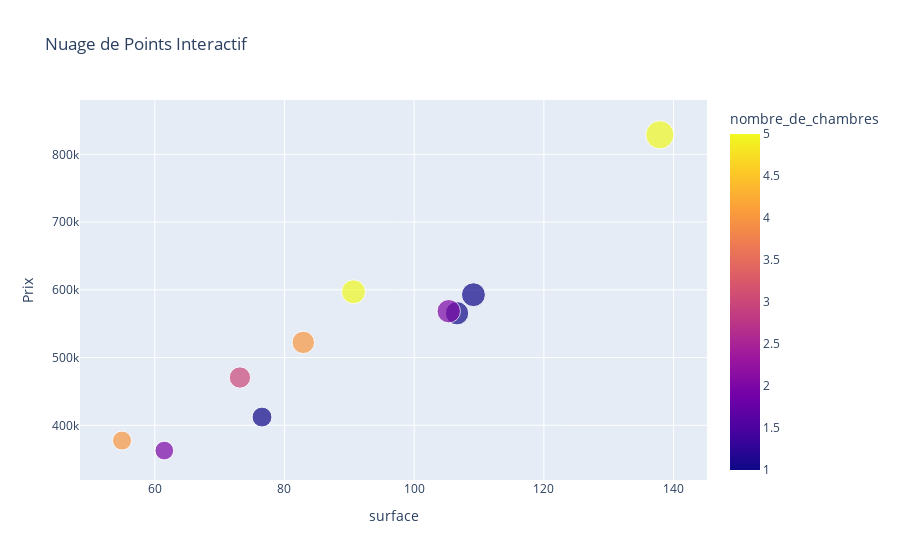

Notebook code for this chart:
### Code cell
!pip install geopy
import numpy as np
import pandas as pd
import matplotlib.pyplot as plt
import seaborn as sns
import plotly.express as px
from sklearn.model_selection import train_test_split
from sklearn.linear_model import LinearRegression
from sklearn.metrics import mean_squared_error, r2_score
import geopy

# Paramètres
np.random.seed(123)  # Pour faire des paramètres aléatoires

# Générer des données fictives pour 10 appartements
num_apartments = 10
surface = np.random.uniform(30, 140, num_apartments)
nombre_de_chambres = np.random.randint(1, 6, num_apartments)
prix = 5000 * surface + 30000 * nombre_de_chambres + np.random.normal(0, 10000, num_apartments)

# Fonction pour générer des coordonnées géographiques aléatoires dans la région de Bordeaux
def generate_random_coordinates(center, radius, num_samples):
    coordinates = []
    for _ in range(num_samples):
        angle = np.random.uniform(0, 2 * np.pi)
        distance = np.sqrt(np.random.uniform(0, 1)) * radius
        new_point = (center[0] + distance * np.cos(angle), center[1] + distance * np.sin(angle))
        coordinates.append(new_point)
    return coordinates

# Coordonnées géographiques du centre de Bordeaux (par exemple)
bordeaux_center = (44.837789, -0.57918)

# Générer des coordonnées géographiques aléatoires dans la région de Bordeaux
radius = 0.15  # Vous pouvez ajuster le rayon selon la taille de la région souhaitée
coordinates = generate_random_coordinates(bordeaux_center, radius, num_apartments)

# Créer un dataframe avec les données générées
data = pd.DataFrame({
    'surface': surface,
    'nombre_de_chambres': nombre_de_chambres,
    'prix': prix,
    'latitude': [coord[0] for coord in coordinates],
    'longitude': [coord[1] for coord in coordinates]
})

# Afficher les premières lignes du dataframe
print(data.head())

# Ajouter une carte de Bordeaux avec la position des appartements
fig = px.scatter_mapbox(data, lat='latitude', lon='longitude', color='prix',
                        size='prix', hover_name='nombre_de_chambres',
                        title='Localisation des Appartements à Bordeaux',
                        mapbox_style="carto-positron", zoom=11)
fig.update_layout(mapbox=dict(center=dict(lat=bordeaux_center[0], lon=bordeaux_center[1]), pitch=0, bearing=0))
fig.show()

# Distribution des prix
plt.figure(figsize=(10, 6))
sns.histplot(data['prix'], bins=30, kde=True, color='skyblue')
plt.title('Distribution des Prix')
plt.xlabel('Prix')
plt.ylabel('Fréquence')
plt.show()

# Relation entre la surface et le prix avec une régression linéaire
plt.figure(figsize=(10, 6))
sns.regplot(x='surface', y='prix', data=data, scatter_kws={'s': 10}, line_kws={'color': 'red'})
plt.title('Relation entre Surface et Prix')
plt.xlabel('Surface')
plt.ylabel('Prix')
plt.show()

# Boîtes à moustaches pour le nombre de chambres et le prix
plt.figure(figsize=(10, 6))
sns.boxplot(x='nombre_de_chambres', y='prix', data=data, palette='pastel')
plt.title('Boîtes à moustaches pour le Nombre de Chambres et le Prix')
plt.xlabel('Nombre de Chambres')
plt.ylabel('Prix')
plt.show()

# Nuage de points interactif
fig = px.scatter(data, x='surface', y='prix', color='nombre_de_chambres', size='prix',
                 hover_name='nombre_de_chambres', title='Nuage de Points Interactif', labels={'prix': 'Prix'})
fig.show()

# Préparation des données
X = data[['surface', 'nombre_de_chambres']]
y = data['prix']
X_train, X_test, y_train, y_test = train_test_split(X, y, test_size=0.2, random_state=42)

# Construction et entraînement du modèle
# Initialiser le modèle de régression linéaire
model = LinearRegression()

# Entraîner le modèle sur les données d'entraînement
model.fit(X_train, y_train)

# Faire des prédictions sur les données de test
y_pred = model.predict(X_test)

# Calculer les métriques d'évaluation
mse = mean_squared_error(y_test, y_pred)
r2 = r2_score(y_test, y_pred)

# Afficher les résultats
print(f'Mean Squared Error : {mse}')
print(f'R-squared : {r2}')

# Afficher l'interception (b0) et les coefficients (b1, b2, ...)
interception = model.intercept_
coefficients = model.coef_

print(f'Interception (b0) : {interception}')
print(f'Coefficients (b1, b2, ...) : {coefficients}')

# Visualisation des prédictions par rapport aux vraies valeurs
plt.figure(figsize=(10, 6))
plt.scatter(y_test, y_pred)
plt.plot([min(y_test), max(y_test)], [min(y_test), max(y_test)], linestyle='--', color='red', linewidth=2, label='Régression linéaire idéale')
plt.title('Prédictions vs Vraies Valeurs')
plt.xlabel('Vraies Valeurs')
plt.ylabel('Prédictions')
plt.legend()
plt.show()

# Calcul des résidus (différences entre les vraies valeurs et les prédictions)
residus = y_test - y_pred


from sklearn.model_selection import cross_val_score

# Effectuer une validation croisée pour évaluer la performance du modèle
cross_val_scores = cross_val_score(model, X, y, cv=5, scoring='neg_mean_squared_error')
mean_mse_cv = -np.mean(cross_val_scores)

print(f'Mean Cross-Validated MSE : {mean_mse_cv}')

# Création du DataFrame resultats
resultats = pd.DataFrame({'Vraies_Valeurs': y_test, 'Prix_Predit': y_pred, 'Résidus': residus})

# Ajout des colonnes Nombre de chambres, Surface et autres informations à partir de X_test
resultats['Nombre_De_Chambres'] = X_test['nombre_de_chambres'].values
resultats['Surface'] = X_test['surface'].values

# Sélectionner les colonnes intéressantes pour l'affichage
colonnes_affichees = ['Nombre_De_Chambres', 'Surface', 'Vraies_Valeurs', 'Prix_Predit', 'Résidus']

# Définir l'intervalle de prix jugé intéressant (par exemple, entre 100000 et 500000 euros)
intervalle_interessant_min = 100000
intervalle_interessant_max = 500000

# Filtrer les résultats dans l'intervalle intéressant
resultats_interessants = resultats[(resultats['Prix_Predit'] >= intervalle_interessant_min) & (resultats['Prix_Predit'] <= intervalle_interessant_max)]

# Afficher le tableau avec les résultats intéressants
print("Tableau des résultats dans l'intervalle de prix jugé intéressant :")
print(resultats_interessants[colonnes_affichees].head(5))

### Figure 1 — Plotly figure (JSON) as saved in the notebook; plotly's stock layout.template omitted (floating-point values rounded to 4 significant figures)
{"data": [{"hovertemplate": "<b>%{hovertext}</b><br><br>surface=%{x}<br>Prix=%{marker.size}<br>nombre_de_chambres=%{marker.color}<extra></extra>", "hovertext": [1, 2, 4, 5, 1, 1, 5, 2, 4, 3], "legendgroup": "", "marker": {"color": [1, 2, 4, 5, 1, 1, 5, 2, 4, 3], "coloraxis": "coloraxis", "size": [565400.0, 362700.0, 377400.0, 597000.0, 592800.0, 412100.0, 828800.0, 568400.0, 522400.0, 470500.0], "sizemode": "area", "sizeref": 2072.0, "symbol": "circle"}, "mode": "markers", "name": "", "orientation": "v", "showlegend": false, "type": "scatter", "x": [106.6, 61.48, 54.95, 90.64, 109.1, 76.54, 137.9, 105.3, 82.9, 73.13], "xaxis": "x", "y": [565400.0, 362700.0, 377400.0, 597000.0, 592800.0, 412100.0, 828800.0, 568400.0, 522400.0, 470500.0], "yaxis": "y"}], "layout": {"coloraxis": {"colorbar": {"title": {"text": "nombre_de_chambres"}}, "colorscale": [[0, "#0d0887"], [0.1111, "#46039f"], [0.2222, "#7201a8"], [0.3333, "#9c179e"], [0.4444, "#bd3786"], [0.5556, "#d8576b"], [0.6667, "#ed7953"], [0.7778, "#fb9f3a"], [0.8889, "#fdca26"], [1, "#f0f921"]]}, "legend": {"itemsizing": "constant", "tracegroupgap": 0}, "title": {"text": "Nuage de Points Interactif"}, "xaxis": {"anchor": "y", "domain": [0, 1], "title": {"text": "surface"}}, "yaxis": {"anchor": "x", "domain": [0, 1], "title": {"text": "Prix"}}}}
